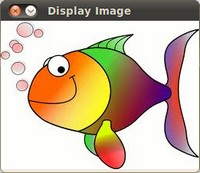
//> input picture opencvtest/fish.jpg, 200 x 173 px
$ ./convex   (built with g++ and OpenCV 4)
//> lines starting //> are read from the running program, lines starting //| are printed output that depends on the picture; after the words box and inside, x2 and y2 are one past the last pixel; in counts of white or black regions, pixels touching at a corner belong together
#include<opencv2/opencv.hpp>
#include <iostream>
using namespace cv;
using namespace std;
Mat src, dst;
const char input[] = "Input image";
const char output[] = "Output image";
void traceDemo(int, void*);
int main(void){
	src = imread("..\\fish.jpg");
//> src is the input picture: 173 rows x 200 cols, CV_8UC3; mean B, G, R 159.4, 181.9, 201.9
	if (src.empty()) {
		cout << "Loading image failed!" << endl;
		return -1;
	}
	//src.copyTo(dst);

	namedWindow(input, WINDOW_AUTOSIZE);
	namedWindow(output, WINDOW_AUTOSIZE);
	int thresh = 100;
	createTrackbar("shresh", output, &thresh, 255, traceDemo);
	traceDemo(thresh, 0);
	imshow(input, src);
	waitKey(0);
	return 0;
}
void traceDemo(int thresh, void*) {
//> called with thresh = 100
	dst = Mat::zeros(src.size(), CV_8UC3);
	Mat gray;
	cvtColor(src, gray, COLOR_BGR2GRAY);
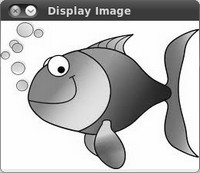
//> gray: 173 rows x 200 cols, CV_8UC1; min 0, max 255, mean 185.4
	blur(gray, gray, Size(3, 3));
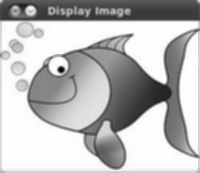
//> gray: 173 rows x 200 cols, CV_8UC1; min 5, max 255, mean 185.8
	threshold(gray, gray, thresh, 255, THRESH_BINARY);
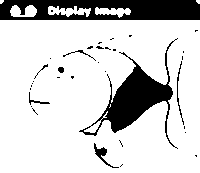
//> gray: 173 rows x 200 cols, CV_8UC1; 81.7% white; 35 black regions (27 under 20 px)
	vector<vector<Point>> contours;
	vector<Vec4i> hierarchy;
	findContours(gray, contours, hierarchy, RETR_TREE, CHAIN_APPROX_SIMPLE);
//> contours = 78 contours, 66 with area under 20; largest, box (x1, y1, x2, y2) and area: (0, 20, 200, 173) 30248, (78, 40, 176, 148) 2845, (48, 6, 91, 17) 226, (10, 5, 37, 17) 194, (95, 7, 131, 18) 190
	vector<vector<Point>> hull(contours.size());
//> hull = 78 empty contours
	for (size_t i = 0; i < contours.size(); i++){
		convexHull(contours[i], hull[i], false);
	}
//> this loop made 78 passes
//> after the loop, hull = 78 contours, 65 with area under 20; largest, box (x1, y1, x2, y2) and area: (0, 20, 200, 173) 30248, (78, 40, 176, 148) 6764, (48, 6, 91, 17) 378, (93, 142, 120, 169) 309, (176, 60, 183, 119) 280
	RNG rng;
	for (size_t i = 0; i < contours.size(); i++){
		//convexHull()
		drawContours(dst, contours, i, Scalar(rng.uniform(0, 255), rng.uniform(0, 255), rng.uniform(0, 255)), 1, LINE_AA, hierarchy, 0);
		drawContours(dst, hull, i, Scalar(rng.uniform(0, 255), rng.uniform(0, 255), rng.uniform(0, 255)), 1, LINE_AA, hierarchy, 0);
	}
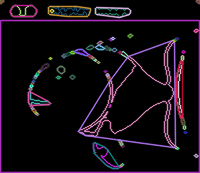
//> dst: 173 rows x 200 cols, CV_8UC3; mean B, G, R 20.2, 12.3, 19.7
	imshow(output, dst);
}

$ run again, with opencvtest/100.jpg copied over opencvtest/fish.jpg
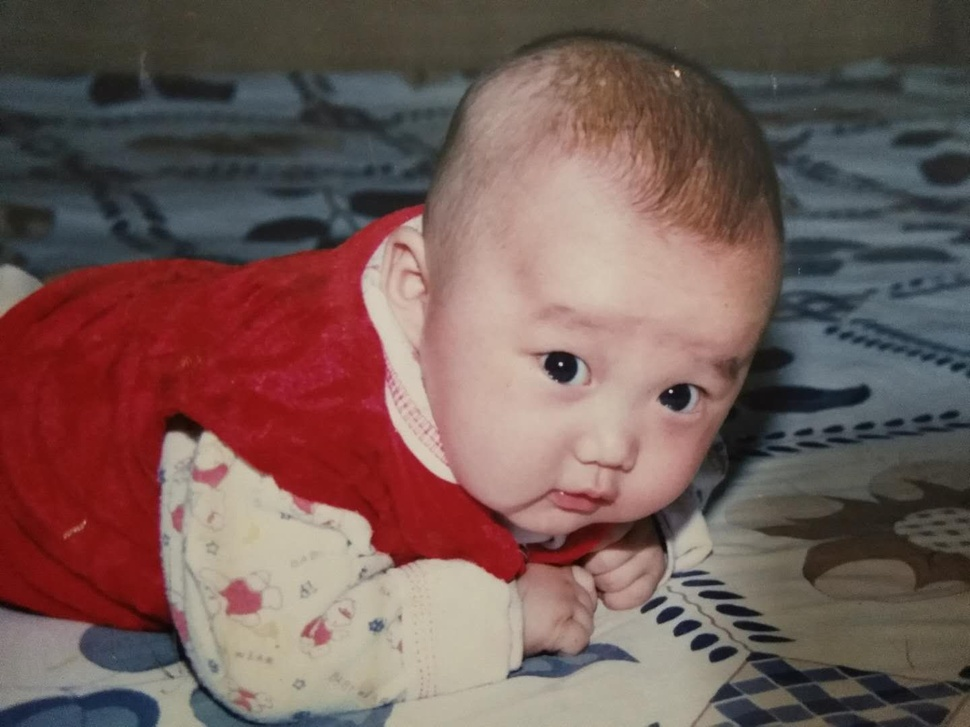
//> input picture opencvtest/100.jpg, 970 x 727 px, shrunk from 1440 x 1080 before the run
//> src is the input picture: 727 rows x 970 cols, CV_8UC3; mean B, G, R 86.2, 90.5, 115.8
//> in traceDemo, `threshold(gray, gray, thresh, 255, THRESH_BINARY);`:
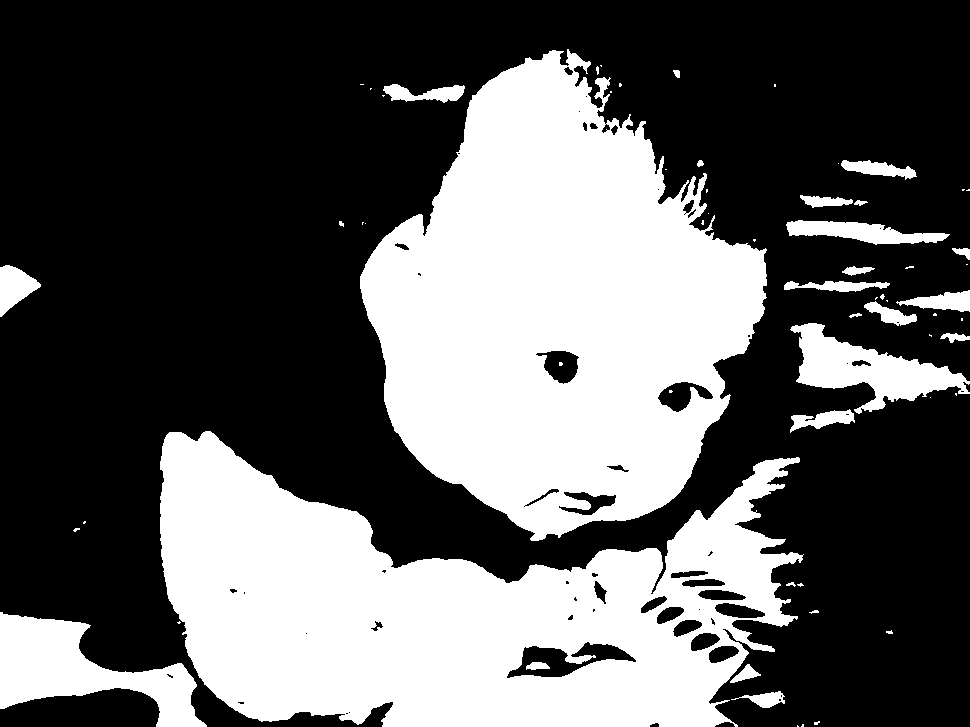
//> gray: 727 rows x 970 cols, CV_8UC1; 37.2% white; 64 white regions (37 under 20 px)
//> contours = 123 contours, 70 with area under 20; largest, box (x1, y1, x2, y2) and area: (360, 49, 767, 541) 126191, (160, 431, 804, 727) 114232, (0, 612, 207, 727) 10422, (790, 323, 970, 414) 6588, (506, 641, 637, 679) 2344
//> in traceDemo, `vector<vector<Point>> hull(contours.size());`: hull = 123 empty contours
//> the loop in traceDemo, `for (size_t i = 0; i < contours.size(); i++)` made 123 passes
//> after the loop in traceDemo, `for (size_t i = 0; i < contours.size(); i++)`: hull = 123 contours, 69 with area under 20; largest, box (x1, y1, x2, y2) and area: (160, 431, 804, 727) 172027, (360, 49, 767, 541) 138672, (0, 612, 207, 727) 16842, (790, 323, 970, 414) 9794, (506, 641, 637, 679) 3368
//> after the loop in traceDemo, `for (size_t i = 0; i < contours.size(); i++)`:
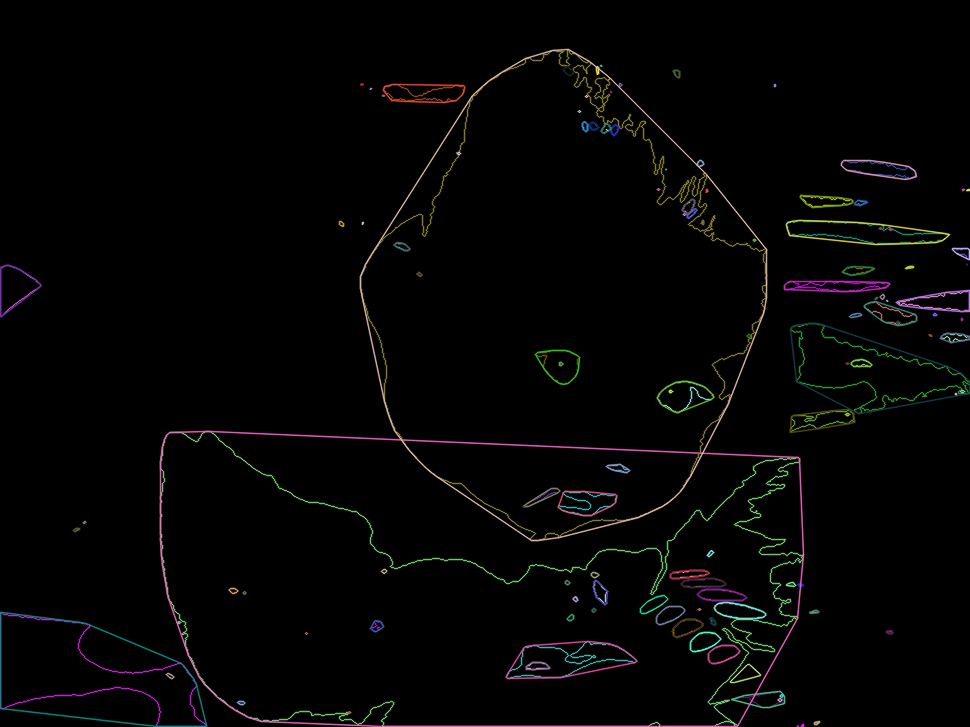
//> dst: 727 rows x 970 cols, CV_8UC3; mean B, G, R 3.9, 4.2, 4.3

$ run again, with opencvtest/Back_hand2.jpg copied over opencvtest/fish.jpg
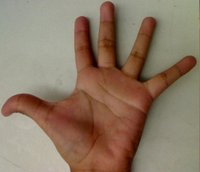
//> input picture opencvtest/Back_hand2.jpg, 200 x 172 px
//> src is the input picture: 172 rows x 200 cols, CV_8UC3; mean B, G, R 101.1, 120.5, 140.6
//> in traceDemo, `threshold(gray, gray, thresh, 255, THRESH_BINARY);`:
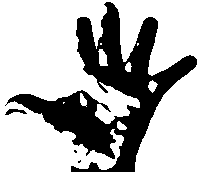
//> gray: 172 rows x 200 cols, CV_8UC1; 70.4% white; 4 black regions (2 under 20 px)
//> contours = 14 contours, 7 with area under 20; largest, box (x1, y1, x2, y2) and area: (0, 0, 200, 172) 23065, (98, 49, 108, 66) 99, (4, 108, 28, 116) 92, (148, 80, 158, 93) 63, (80, 93, 87, 107) 49, (117, 121, 127, 130) 48, (125, 62, 132, 72) 38
//> hull = 14 empty contours
//> the loop in traceDemo, `for (size_t i = 0; i < contours.size(); i++)` made 14 passes
//> after the loop in traceDemo, `for (size_t i = 0; i < contours.size(); i++)`:
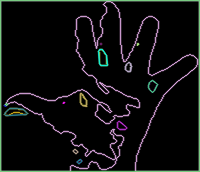
//> dst: 172 rows x 200 cols, CV_8UC3; mean B, G, R 15, 14.6, 14.3
